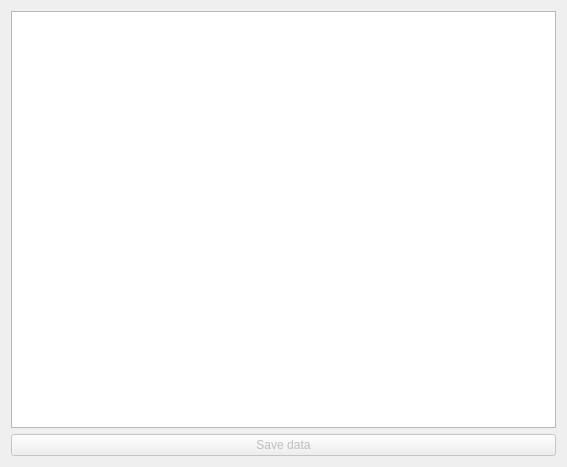
<?xml version="1.0" encoding="UTF-8"?>
<ui version="4.0">
 <class>gaussDataVisualization</class>
 <widget class="QDialog" name="gaussDataVisualization">
  <property name="geometry">
   <rect>
    <x>0</x>
    <y>0</y>
    <width>567</width>
    <height>467</height>
   </rect>
  </property>
  <property name="windowTitle">
   <string>Data</string>
  </property>
  <layout class="QGridLayout" name="gridLayout_2">
   <item row="0" column="0">
    <layout class="QGridLayout" name="gridLayout">
     <item row="1" column="0">
      <widget class="QPushButton" name="saveButton">
       <property name="enabled">
        <bool>false</bool>
       </property>
       <property name="focusPolicy">
        <enum>Qt::ClickFocus</enum>
       </property>
       <property name="text">
        <string>Save data</string>
       </property>
      </widget>
     </item>
     <item row="0" column="0">
      <widget class="QListWidget" name="gaussListWidget"/>
     </item>
    </layout>
   </item>
  </layout>
 </widget>
 <resources/>
 <connections/>
</ui>
